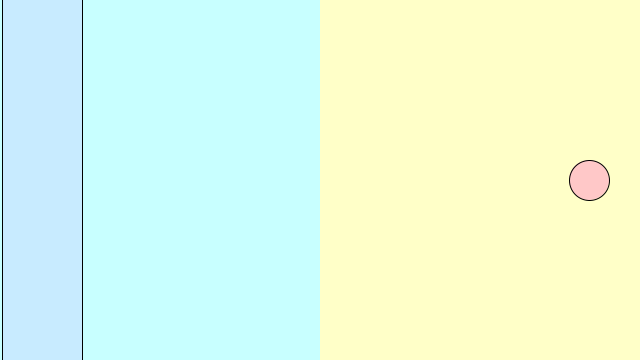
Frame 1 (no input)
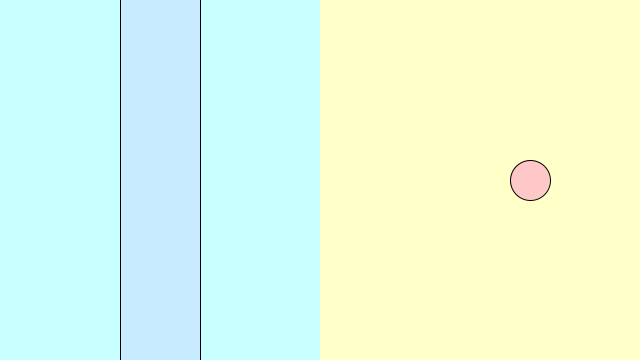
Frame 60 (the mouse pressed at the canvas centre just before this capture)
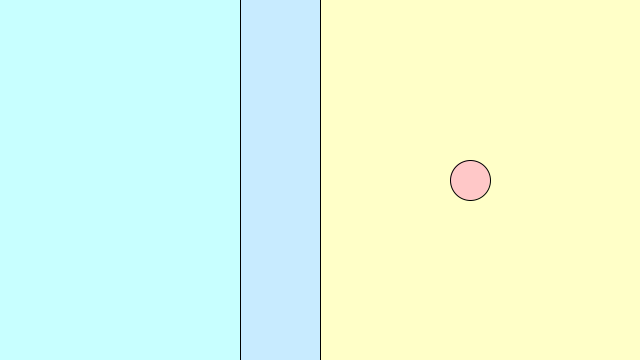
Frame 120 (the mouse held since frame 60 and released just before this capture)

The Processing sketch that drew these frames (run headless with seeded random() and noise(); from frame 60 on, the mouse is pressed at the canvas centre):

// Processing sketch: Sea_Game
// ── Sea_Game.pde
Person person;
Sea sea;
ArrayList<Wave> waves;
ArrayList<Wave> savedwaves;

void setup() {
  size(640, 360);
  person = new Person();
  sea = new Sea();
  waves = new ArrayList<Wave>();
  waves.add(new Wave());
  savedwaves = (ArrayList<Wave>) waves.clone();
}

void draw() {
  background(255, 255, 200);
  sea.show();
  for (int i = savedwaves.size()-1; i >= 0; i--) {
    Wave wave = savedwaves.get(i);
    wave.update();
    wave.show();
  }
  boolean ok = true;
  for (int i = waves.size()-1; i >= 0; i--) {
    Wave wave = waves.get(i);
    if (waves.size() < 2) {
      if (wave.check(sea)) {
        Wave w = new Wave();
        waves.add(w);
        savedwaves.add(w);
        waves.remove(0);
      }
    }
    println(person.jumpedInto(wave));
    if (person.jumpedInto(wave)) {
      ok = false;
    }
  }
  if (!ok) {
    noLoop();
  }
  person.fall();
  person.update();
  person.show();
}

void mousePressed() {
  person.jump(2.5);
}
// ── Person.pde
class Person {
  float x;
  float y;
  float z;
  float vx = -1;
  float vy = 0;
  float vz = 0;
  float r;
  
  Person() {
    x = width-50;
    y = height/2;
    z = 0;
    r = 20;
  }
  
  void jump(float power) {
    vz += power;
  }
  
  void fall() {
    jump(-0.1);
  }
  
  void update() {
    x += vx;
    y += vy;
    z += vz;
    if (z < 0) {
      z = 0;
      vz = 0;
    }
  }
  
  boolean jumpedInto(Wave w) {
    if (x > w.x - w.w/2 && x < w.x + w.w/2 && z > w.z - vz && z < w.z + 2) {
      return true;
    }
    return false;
  }
  
  void show() {
    stroke(0);
    fill(255, 200, 200);
    ellipse(x, y, r*2+z, r*2+z);
  }
}
// ── Sea.pde
class Sea {
  float x;
  float y;
  float z;
  float w;
  float h;
  
  Sea() {
    x = width/4;
    y = height/2;
    z = 0;
    w = width/2;
    h = height;
  }
  
  void show() {
    noStroke();
    fill(200, 255, 255);
    rectMode(CENTER);
    rect(x, y, w+z, h+z);
  }
}
// ── Wave.pde
class Wave {
  float x;
  float y;
  float z;
  float w;
  float h;
  float vx = 2;
  float vy = 0;
  float vz = 0;
  
  Wave() {
    x = width/16;
    y = height/2;
    z = 0;
    w = width/8;
    h = height;
  }
  
  void update() {
    x += vx;
    y += vy;
    z += vz;
  }
  
  boolean check(Sea s) {
    if (x > s.x+s.w/2+w/2-1) {
      vx = 0;
      return true;
    }
    return false;
  }
  
  void show() {
    stroke(0);
    fill(200, 235, 255);
    rectMode(CENTER);
    rect(x, y-1, w+z, h+z+2);
  }
}
